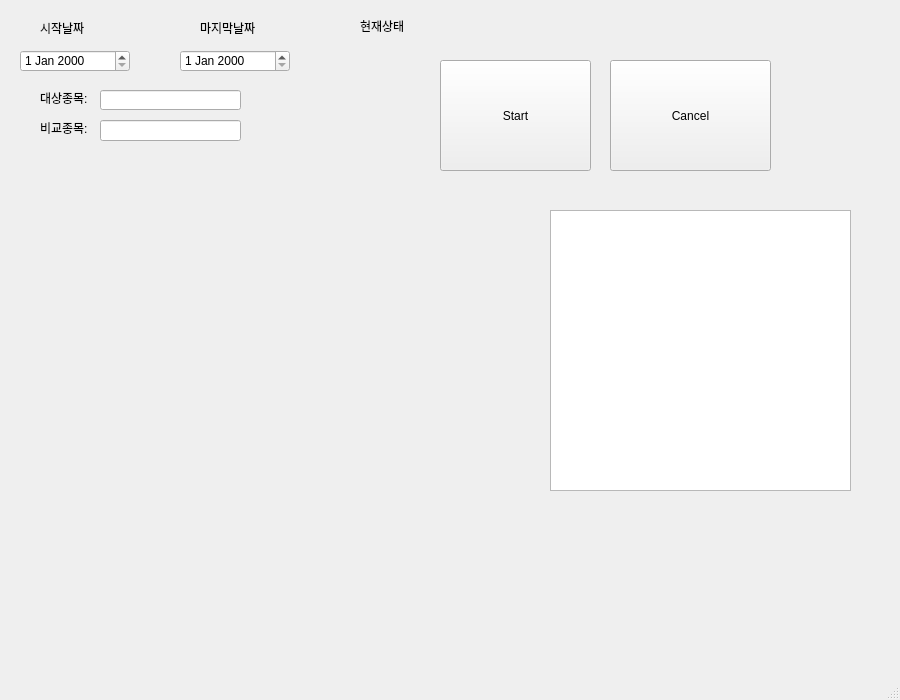
<?xml version="1.0" encoding="UTF-8"?>
<ui version="4.0">
 <class>MainWindow</class>
 <widget class="QMainWindow" name="MainWindow">
  <property name="geometry">
   <rect>
    <x>0</x>
    <y>0</y>
    <width>900</width>
    <height>700</height>
   </rect>
  </property>
  <property name="windowTitle">
   <string>MainWindow</string>
  </property>
  <widget class="QWidget" name="centralwidget">
   <widget class="QPushButton" name="btn_start">
    <property name="geometry">
     <rect>
      <x>440</x>
      <y>60</y>
      <width>151</width>
      <height>111</height>
     </rect>
    </property>
    <property name="text">
     <string>Start</string>
    </property>
   </widget>
   <widget class="QPushButton" name="btn_cancel">
    <property name="geometry">
     <rect>
      <x>610</x>
      <y>60</y>
      <width>161</width>
      <height>111</height>
     </rect>
    </property>
    <property name="text">
     <string>Cancel</string>
    </property>
   </widget>
   <widget class="QWidget" name="widget" native="true">
    <property name="geometry">
     <rect>
      <x>80</x>
      <y>249</y>
      <width>291</width>
      <height>221</height>
     </rect>
    </property>
   </widget>
   <widget class="QLabel" name="label">
    <property name="geometry">
     <rect>
      <x>40</x>
      <y>20</y>
      <width>64</width>
      <height>15</height>
     </rect>
    </property>
    <property name="text">
     <string>시작날짜</string>
    </property>
   </widget>
   <widget class="QDateEdit" name="dateEdit">
    <property name="geometry">
     <rect>
      <x>20</x>
      <y>50</y>
      <width>110</width>
      <height>22</height>
     </rect>
    </property>
   </widget>
   <widget class="QLabel" name="label_2">
    <property name="geometry">
     <rect>
      <x>200</x>
      <y>20</y>
      <width>64</width>
      <height>15</height>
     </rect>
    </property>
    <property name="text">
     <string>마지막날짜</string>
    </property>
   </widget>
   <widget class="QDateEdit" name="dateEdit_2">
    <property name="geometry">
     <rect>
      <x>180</x>
      <y>50</y>
      <width>110</width>
      <height>22</height>
     </rect>
    </property>
   </widget>
   <widget class="QLineEdit" name="lineEdit_1">
    <property name="geometry">
     <rect>
      <x>100</x>
      <y>90</y>
      <width>141</width>
      <height>20</height>
     </rect>
    </property>
   </widget>
   <widget class="QLineEdit" name="lineEdit_2">
    <property name="geometry">
     <rect>
      <x>100</x>
      <y>120</y>
      <width>141</width>
      <height>21</height>
     </rect>
    </property>
   </widget>
   <widget class="QLabel" name="label_3">
    <property name="geometry">
     <rect>
      <x>40</x>
      <y>90</y>
      <width>64</width>
      <height>15</height>
     </rect>
    </property>
    <property name="text">
     <string>대상종목:</string>
    </property>
   </widget>
   <widget class="QLabel" name="label_4">
    <property name="geometry">
     <rect>
      <x>40</x>
      <y>120</y>
      <width>64</width>
      <height>15</height>
     </rect>
    </property>
    <property name="text">
     <string>비교종목:</string>
    </property>
   </widget>
   <widget class="QTextEdit" name="textEdit_info">
    <property name="geometry">
     <rect>
      <x>550</x>
      <y>210</y>
      <width>301</width>
      <height>281</height>
     </rect>
    </property>
   </widget>
   <widget class="QLabel" name="lbl_stat">
    <property name="geometry">
     <rect>
      <x>360</x>
      <y>15</y>
      <width>281</width>
      <height>21</height>
     </rect>
    </property>
    <property name="text">
     <string>현재상태</string>
    </property>
   </widget>
  </widget>
  <widget class="QMenuBar" name="menubar">
   <property name="geometry">
    <rect>
     <x>0</x>
     <y>0</y>
     <width>900</width>
     <height>21</height>
    </rect>
   </property>
  </widget>
  <widget class="QStatusBar" name="statusbar"/>
 </widget>
 <resources/>
 <connections>
  <connection>
   <sender>btn_start</sender>
   <signal>clicked()</signal>
   <receiver>MainWindow</receiver>
   <slot>aStart()</slot>
   <hints>
    <hint type="sourcelabel">
     <x>544</x>
     <y>130</y>
    </hint>
    <hint type="destinationlabel">
     <x>512</x>
     <y>207</y>
    </hint>
   </hints>
  </connection>
  <connection>
   <sender>btn_cancel</sender>
   <signal>clicked()</signal>
   <receiver>MainWindow</receiver>
   <slot>cancel()</slot>
   <hints>
    <hint type="sourcelabel">
     <x>680</x>
     <y>157</y>
    </hint>
    <hint type="destinationlabel">
     <x>641</x>
     <y>206</y>
    </hint>
   </hints>
  </connection>
 </connections>
 <slots>
  <slot>aStart()</slot>
  <slot>cancel()</slot>
 </slots>
</ui>
